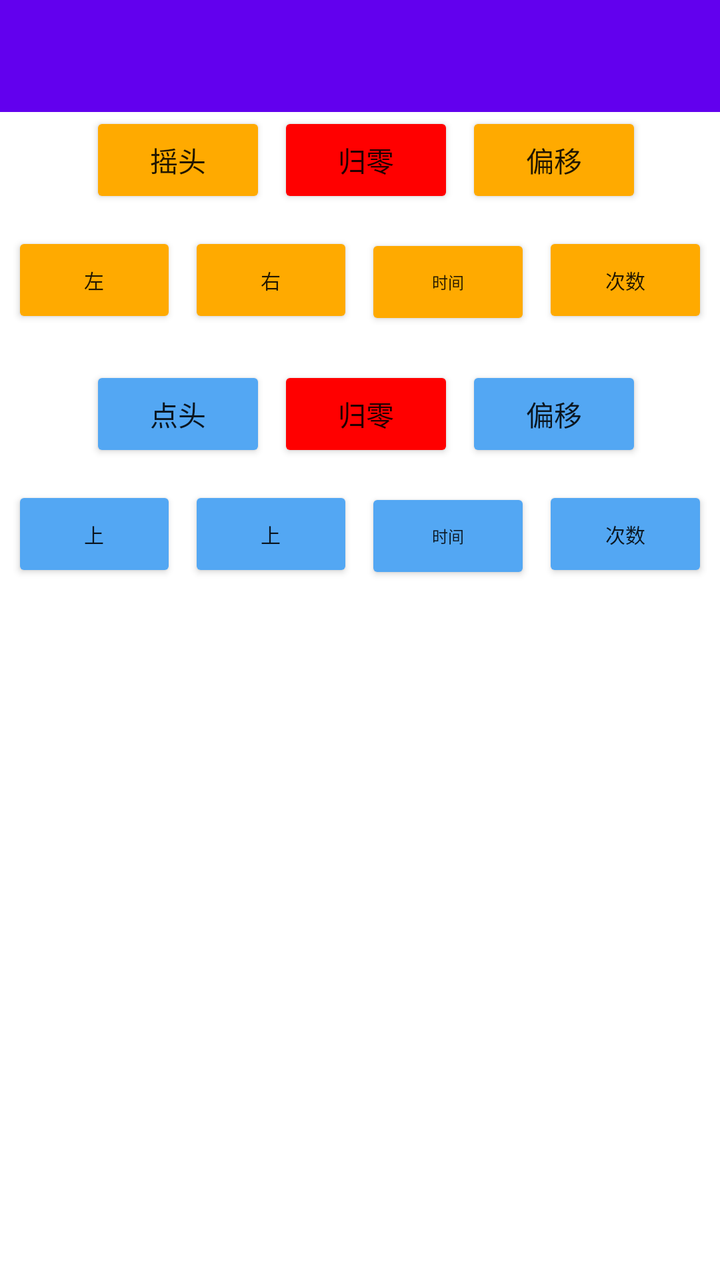
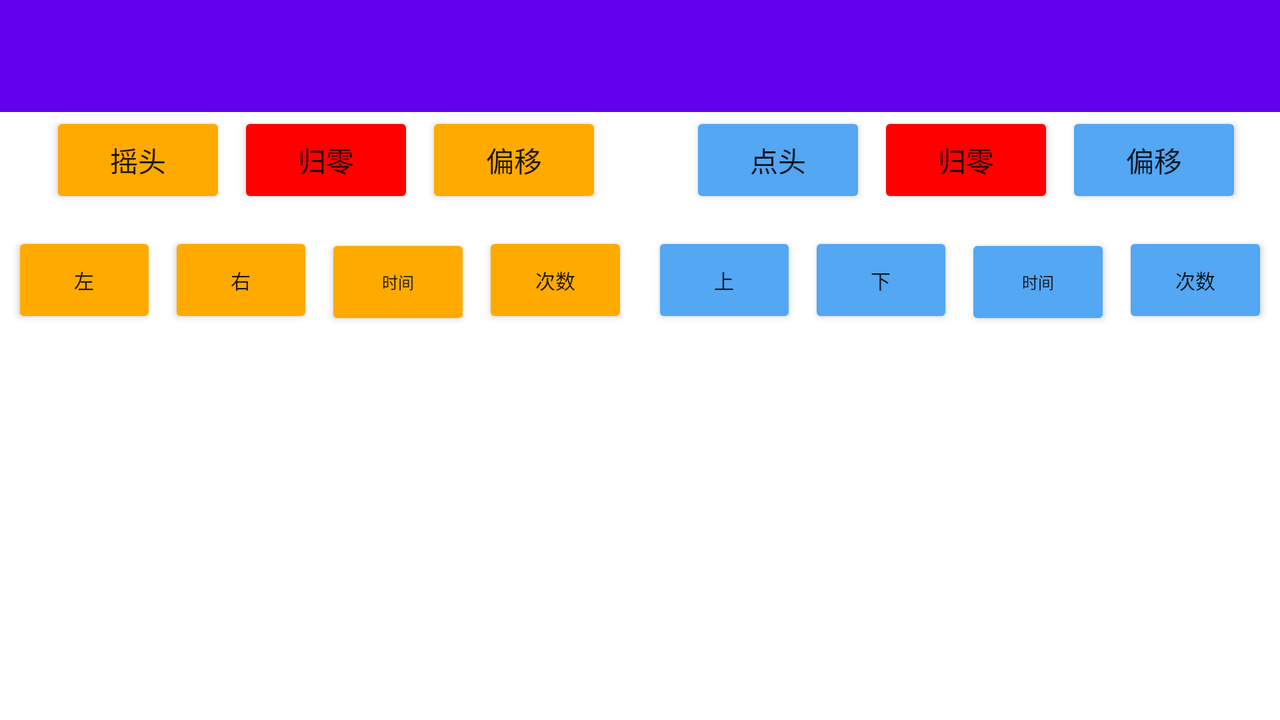

An Android layout and its configuration variant, each rendered on a device that would load it. The default file and the variant file are quoted in full after the pictures.
<!-- AndroidManifest.xml: application theme Theme.SerialAssistant -->
<!-- res/layout/activity_control_params.xml -->
<?xml version="1.0" encoding="utf-8"?>
<LinearLayout xmlns:android="http://schemas.android.com/apk/res/android"
    xmlns:app="http://schemas.android.com/apk/res-auto"
    xmlns:tools="http://schemas.android.com/tools"
    android:layout_width="match_parent"
    android:layout_height="match_parent"
    android:orientation="vertical"
    tools:context=".ui.activity.ControlParamsActivity">


    <com.google.android.material.appbar.AppBarLayout
        android:layout_width="match_parent"
        android:layout_height="wrap_content"
        android:theme="@style/Theme.SerialAssistant.AppBarOverlay">

        <androidx.appcompat.widget.Toolbar
            android:id="@+id/toolbar"
            android:layout_width="match_parent"
            android:layout_height="?attr/actionBarSize"
            android:background="?attr/colorPrimary"
            app:navigationIcon="@drawable/icon_back_white"
            app:popupTheme="@style/Theme.SerialAssistant.PopupOverlay" />

    </com.google.android.material.appbar.AppBarLayout>


    <Button
        android:id="@+id/bt_back"
        android:layout_width="wrap_content"
        android:layout_height="wrap_content"
        android:layout_marginLeft="6dp"
        android:layout_marginTop="6dp"
        android:text="返回"
        android:visibility="gone" />

    <LinearLayout
        android:layout_width="wrap_content"
        android:layout_height="wrap_content"
        android:layout_gravity="center_horizontal"
        android:orientation="horizontal">

        <Button
            android:id="@+id/bt_shake"
            android:layout_width="wrap_content"
            android:layout_height="wrap_content"
            android:layout_gravity="center_horizontal"
            android:layout_marginLeft="6dp"
            android:layout_marginTop="6dp"
            android:backgroundTint="@color/text_yellow"
            android:text="摇头" />

        <Button
            android:id="@+id/bt_shake_zero"
            android:layout_width="wrap_content"
            android:layout_height="wrap_content"
            android:layout_gravity="center_horizontal"
            android:layout_marginLeft="6dp"
            android:layout_marginTop="6dp"
            android:backgroundTint="@color/text_red"
            android:text="归零" />

        <Button
            android:id="@+id/bt_shake_offset"
            android:layout_width="wrap_content"
            android:layout_height="wrap_content"
            android:layout_gravity="center_horizontal"
            android:layout_marginLeft="6dp"
            android:layout_marginTop="6dp"
            android:backgroundTint="@color/text_yellow"
            android:text="偏移" />

    </LinearLayout>


    <LinearLayout
        android:layout_width="match_parent"
        android:paddingRight="6dp"
        android:layout_height="wrap_content"
        android:layout_gravity="center_horizontal"
        android:orientation="horizontal">

        <Button
            android:id="@+id/bt_left"
            android:layout_width="0dp"
            android:layout_height="wrap_content"
            android:layout_marginLeft="6dp"
            android:layout_marginTop="6dp"
            android:layout_weight="1"
            android:backgroundTint="@color/text_yellow"
            android:text="左"
            android:textSize="@dimen/textSize_small" />


        <Button
            android:id="@+id/bt_right"
            android:layout_width="0dp"
            android:layout_height="wrap_content"
            android:layout_marginLeft="6dp"
            android:layout_marginTop="6dp"
            android:layout_weight="1"
            android:backgroundTint="@color/text_yellow"
            android:text="右"
            android:textSize="@dimen/textSize_small" />


        <Button
            android:id="@+id/bt_time"
            android:layout_width="0dp"
            android:layout_height="wrap_content"
            android:layout_marginLeft="6dp"
            android:layout_marginTop="6dp"
            android:layout_weight="1"
            android:backgroundTint="@color/text_yellow"
            android:text="时间"
            android:textAllCaps="false"
            android:textSize="8sp" />

        <Button
            android:id="@+id/bt_repeat_count"
            android:layout_width="0dp"
            android:layout_height="wrap_content"
            android:layout_marginLeft="6dp"
            android:layout_marginTop="6dp"
            android:layout_weight="1"
            android:backgroundTint="@color/text_yellow"
            android:text="次数"
            android:textSize="@dimen/textSize_small" />

    </LinearLayout>

    <TextView
        android:id="@+id/tv_shake_hint"
        android:layout_width="wrap_content"
        android:layout_height="wrap_content"
        android:paddingLeft="16dp"
        android:paddingRight="16dp" />


    <LinearLayout
        android:layout_width="wrap_content"
        android:layout_height="wrap_content"
        android:layout_gravity="center_horizontal"
        android:orientation="horizontal">

        <Button
            android:id="@+id/bt_nod"
            android:layout_width="wrap_content"
            android:layout_height="wrap_content"
            android:layout_gravity="center_horizontal"
            android:layout_marginLeft="6dp"
            android:layout_marginTop="6dp"
            android:backgroundTint="@color/blue"
            android:text="点头" />

        <Button
            android:id="@+id/bt_nod_zero"
            android:layout_width="wrap_content"
            android:layout_height="wrap_content"
            android:layout_gravity="center_horizontal"
            android:layout_marginLeft="6dp"
            android:layout_marginTop="6dp"
            android:backgroundTint="@color/text_red"
            android:text="归零" />

        <Button
            android:id="@+id/bt_nod_offset"
            android:layout_width="wrap_content"
            android:layout_height="wrap_content"
            android:layout_gravity="center_horizontal"
            android:layout_marginLeft="6dp"
            android:layout_marginTop="6dp"
            android:backgroundTint="@color/blue"
            android:text="偏移" />

    </LinearLayout>


    <LinearLayout
        android:layout_width="match_parent"
        android:layout_height="wrap_content"
        android:paddingRight="6dp"
        android:layout_gravity="center_horizontal"
        android:orientation="horizontal">

        <Button
            android:id="@+id/bt_nod_left"
            android:layout_width="0dp"
            android:layout_height="wrap_content"
            android:layout_marginLeft="6dp"
            android:layout_marginTop="6dp"
            android:layout_weight="1"
            android:backgroundTint="@color/blue"
            android:text="上"
            android:textSize="@dimen/textSize_small" />


        <Button
            android:id="@+id/bt_nod_right"
            android:layout_width="0dp"
            android:layout_height="wrap_content"
            android:layout_marginLeft="6dp"
            android:layout_marginTop="6dp"
            android:layout_weight="1"
            android:backgroundTint="@color/blue"
            android:text="上"
            android:textSize="@dimen/textSize_small" />


        <Button
            android:id="@+id/bt_nod_time"
            android:layout_width="0dp"
            android:layout_height="wrap_content"
            android:layout_marginLeft="6dp"
            android:layout_marginTop="6dp"
            android:layout_weight="1"
            android:backgroundTint="@color/blue"
            android:text="时间"
            android:textAllCaps="false"
            android:textSize="8sp" />

        <Button
            android:id="@+id/bt_nod_repeat_count"
            android:layout_width="0dp"
            android:layout_height="wrap_content"
            android:layout_marginLeft="6dp"
            android:layout_marginTop="6dp"
            android:layout_weight="1"
            android:backgroundTint="@color/blue"
            android:text="次数"
            android:textSize="@dimen/textSize_small" />

    </LinearLayout>

    <TextView
        android:id="@+id/tv_nod_hint"
        android:layout_width="wrap_content"
        android:layout_height="wrap_content"
        android:paddingLeft="16dp"
        android:paddingRight="16dp" />


</LinearLayout>
<!-- resources referenced by this layout -->
<resources>
  <color name="blue">#53A7F3</color>
  <color name="text_red">#F00</color>
  <color name="text_yellow">#FA0</color>
  <dimen name="textSize_small">10sp</dimen>
  <style name="Theme.SerialAssistant.AppBarOverlay" parent="ThemeOverlay.AppCompat.Dark.ActionBar" />
  <style name="Theme.SerialAssistant.PopupOverlay" parent="ThemeOverlay.AppCompat.Light" />
  <style name="Theme.SerialAssistant" parent="Theme.MaterialComponents.DayNight.DarkActionBar">
          
          <item name="colorPrimary">@color/purple_500</item>
          <item name="colorPrimaryVariant">@color/purple_700</item>
          <item name="colorOnPrimary">@color/white</item>
          
          <item name="colorSecondary">@color/teal_200</item>
          <item name="colorSecondaryVariant">@color/teal_700</item>
          <item name="colorOnSecondary">@color/black</item>
          
          <item name="android:statusBarColor" tools:targetApi="l">?attr/colorPrimaryVariant</item>
          
      </style>
  <color name="purple_500">#FF6200EE</color>
  <color name="purple_700">#FF3700B3</color>
  <color name="white">#FFFFFFFF</color>
  <color name="teal_200">#FF03DAC5</color>
  <color name="teal_700">#FF018786</color>
  <color name="black">#FF000000</color>
</resources>
<!-- res/layout-land/activity_control_params.xml (the author's variant of the layout above) -->
<!-- drawn on the phone turned sideways -->
<?xml version="1.0" encoding="utf-8"?>
<LinearLayout xmlns:android="http://schemas.android.com/apk/res/android"
    xmlns:app="http://schemas.android.com/apk/res-auto"
    xmlns:tools="http://schemas.android.com/tools"
    android:layout_width="match_parent"
    android:layout_height="match_parent"
    android:orientation="vertical"
    tools:context=".ui.activity.ControlParamsActivity">


    <com.google.android.material.appbar.AppBarLayout
        android:layout_width="match_parent"
        android:layout_height="wrap_content"
        android:theme="@style/Theme.SerialAssistant.AppBarOverlay">

        <androidx.appcompat.widget.Toolbar
            android:id="@+id/toolbar"
            android:layout_width="match_parent"
            android:layout_height="?attr/actionBarSize"
            android:background="?attr/colorPrimary"
            app:navigationIcon="@drawable/icon_back_white"
            app:popupTheme="@style/Theme.SerialAssistant.PopupOverlay" />

    </com.google.android.material.appbar.AppBarLayout>

    <Button
        android:id="@+id/bt_back"
        android:layout_width="wrap_content"
        android:layout_height="wrap_content"
        android:layout_marginLeft="6dp"
        android:layout_marginTop="6dp"
        android:text="返回"
        android:visibility="gone" />

    <LinearLayout
        android:layout_width="match_parent"
        android:layout_height="match_parent"
        android:orientation="horizontal"
        android:weightSum="2">


        <LinearLayout
            android:layout_width="0dp"
            android:layout_height="match_parent"
            android:layout_weight="1"
            android:orientation="vertical">

            <LinearLayout
                android:layout_width="wrap_content"
                android:layout_height="wrap_content"
                android:layout_gravity="center_horizontal"
                android:orientation="horizontal">

                <Button
                    android:id="@+id/bt_shake"
                    android:layout_width="wrap_content"
                    android:layout_height="wrap_content"
                    android:layout_gravity="center_horizontal"
                    android:layout_marginLeft="6dp"
                    android:layout_marginTop="6dp"
                    android:backgroundTint="@color/text_yellow"
                    android:text="摇头" />

                <Button
                    android:id="@+id/bt_shake_zero"
                    android:layout_width="wrap_content"
                    android:layout_height="wrap_content"
                    android:layout_gravity="center_horizontal"
                    android:layout_marginLeft="6dp"
                    android:layout_marginTop="6dp"
                    android:backgroundTint="@color/text_red"
                    android:text="归零" />

                <Button
                    android:id="@+id/bt_shake_offset"
                    android:layout_width="wrap_content"
                    android:layout_height="wrap_content"
                    android:layout_gravity="center_horizontal"
                    android:layout_marginLeft="6dp"
                    android:layout_marginTop="6dp"
                    android:backgroundTint="@color/text_yellow"
                    android:text="偏移" />

            </LinearLayout>


            <LinearLayout
                android:layout_width="match_parent"
                android:layout_height="wrap_content"
                android:layout_gravity="center_horizontal"
                android:orientation="horizontal"
                android:paddingRight="6dp">

                <Button
                    android:id="@+id/bt_left"
                    android:layout_width="0dp"
                    android:layout_height="wrap_content"
                    android:layout_marginLeft="6dp"
                    android:layout_marginTop="6dp"
                    android:layout_weight="1"
                    android:backgroundTint="@color/text_yellow"
                    android:text="左"
                    android:textSize="@dimen/textSize_small" />


                <Button
                    android:id="@+id/bt_right"
                    android:layout_width="0dp"
                    android:layout_height="wrap_content"
                    android:layout_marginLeft="6dp"
                    android:layout_marginTop="6dp"
                    android:layout_weight="1"
                    android:backgroundTint="@color/text_yellow"
                    android:text="右"
                    android:textSize="@dimen/textSize_small" />


                <Button
                    android:id="@+id/bt_time"
                    android:layout_width="0dp"
                    android:layout_height="wrap_content"
                    android:layout_marginLeft="6dp"
                    android:layout_marginTop="6dp"
                    android:layout_weight="1"
                    android:backgroundTint="@color/text_yellow"
                    android:text="时间"
                    android:textAllCaps="false"
                    android:textSize="8sp" />

                <Button
                    android:id="@+id/bt_repeat_count"
                    android:layout_width="0dp"
                    android:layout_height="wrap_content"
                    android:layout_marginLeft="6dp"
                    android:layout_marginTop="6dp"
                    android:layout_weight="1"
                    android:backgroundTint="@color/text_yellow"
                    android:text="次数"
                    android:textSize="@dimen/textSize_small" />

            </LinearLayout>

            <TextView
                android:id="@+id/tv_shake_hint"
                android:layout_width="wrap_content"
                android:layout_height="wrap_content"
                android:paddingLeft="16dp"
                android:paddingRight="16dp" />

        </LinearLayout>


        <LinearLayout
            android:layout_width="0dp"
            android:layout_height="match_parent"
            android:layout_weight="1"
            android:orientation="vertical">


            <LinearLayout
                android:layout_width="wrap_content"
                android:layout_height="wrap_content"
                android:layout_gravity="center_horizontal"
                android:orientation="horizontal">

                <Button
                    android:id="@+id/bt_nod"
                    android:layout_width="wrap_content"
                    android:layout_height="wrap_content"
                    android:layout_gravity="center_horizontal"
                    android:layout_marginLeft="6dp"
                    android:layout_marginTop="6dp"
                    android:backgroundTint="@color/blue"
                    android:text="点头" />

                <Button
                    android:id="@+id/bt_nod_zero"
                    android:layout_width="wrap_content"
                    android:layout_height="wrap_content"
                    android:layout_gravity="center_horizontal"
                    android:layout_marginLeft="6dp"
                    android:layout_marginTop="6dp"
                    android:backgroundTint="@color/text_red"
                    android:text="归零" />

                <Button
                    android:id="@+id/bt_nod_offset"
                    android:layout_width="wrap_content"
                    android:layout_height="wrap_content"
                    android:layout_gravity="center_horizontal"
                    android:layout_marginLeft="6dp"
                    android:layout_marginTop="6dp"
                    android:backgroundTint="@color/blue"
                    android:text="偏移" />

            </LinearLayout>


            <LinearLayout
                android:layout_width="match_parent"
                android:layout_height="wrap_content"
                android:layout_gravity="center_horizontal"
                android:orientation="horizontal"
                android:paddingRight="6dp">

                <Button
                    android:id="@+id/bt_nod_left"
                    android:layout_width="0dp"
                    android:layout_height="wrap_content"
                    android:layout_marginLeft="6dp"
                    android:layout_marginTop="6dp"
                    android:layout_weight="1"
                    android:backgroundTint="@color/blue"
                    android:text="上"
                    android:textSize="@dimen/textSize_small" />


                <Button
                    android:id="@+id/bt_nod_right"
                    android:layout_width="0dp"
                    android:layout_height="wrap_content"
                    android:layout_marginLeft="6dp"
                    android:layout_marginTop="6dp"
                    android:layout_weight="1"
                    android:backgroundTint="@color/blue"
                    android:text="下"
                    android:textSize="@dimen/textSize_small" />


                <Button
                    android:id="@+id/bt_nod_time"
                    android:layout_width="0dp"
                    android:layout_height="wrap_content"
                    android:layout_marginLeft="6dp"
                    android:layout_marginTop="6dp"
                    android:layout_weight="1"
                    android:backgroundTint="@color/blue"
                    android:text="时间"
                    android:textAllCaps="false"
                    android:textSize="8sp" />

                <Button
                    android:id="@+id/bt_nod_repeat_count"
                    android:layout_width="0dp"
                    android:layout_height="wrap_content"
                    android:layout_marginLeft="6dp"
                    android:layout_marginTop="6dp"
                    android:layout_weight="1"
                    android:backgroundTint="@color/blue"
                    android:text="次数"
                    android:textSize="@dimen/textSize_small" />

            </LinearLayout>

            <TextView
                android:id="@+id/tv_nod_hint"
                android:layout_width="wrap_content"
                android:layout_height="wrap_content"
                android:paddingLeft="16dp"
                android:paddingRight="16dp" />

        </LinearLayout>

    </LinearLayout>


</LinearLayout>
